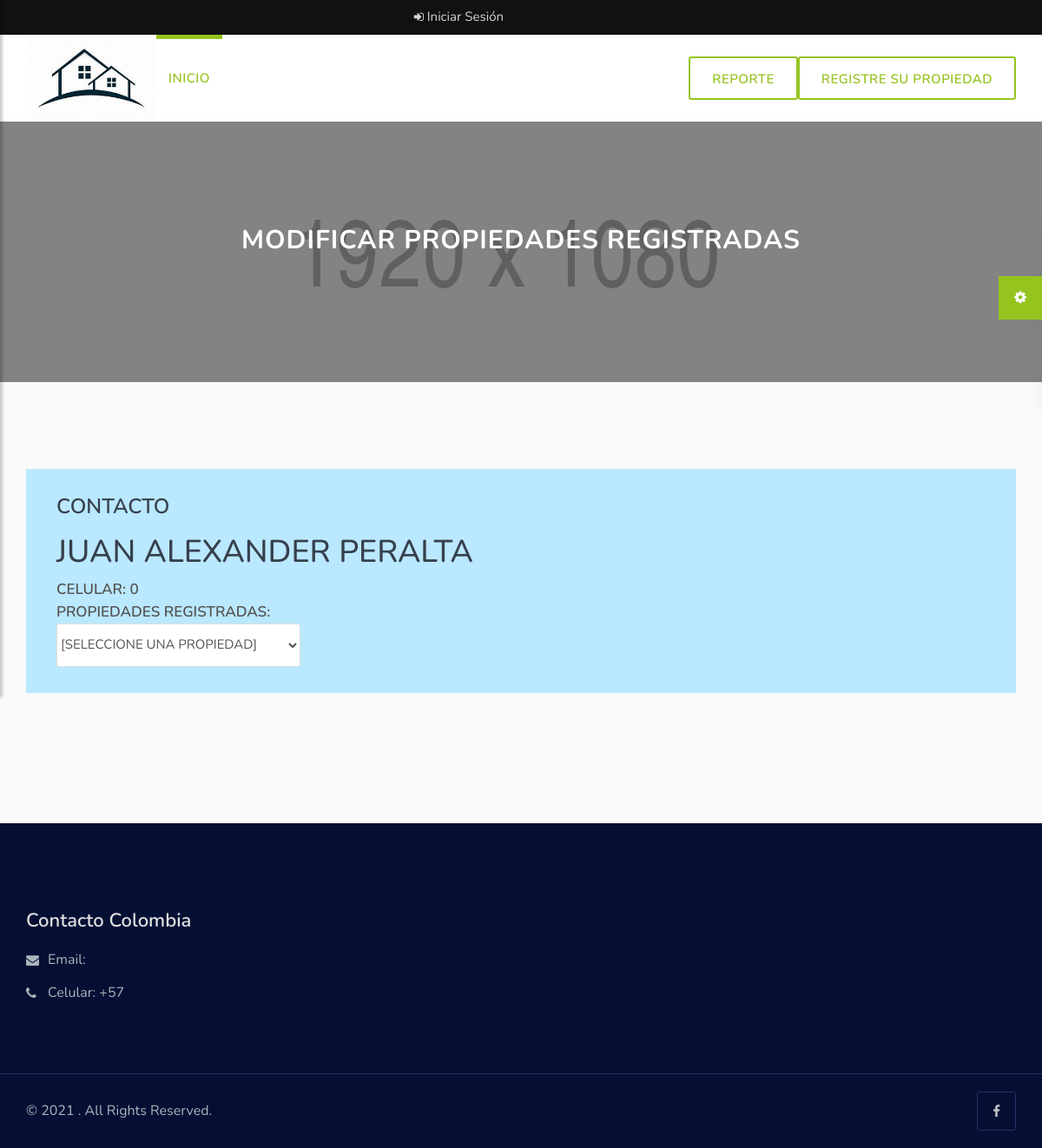
Page /modify-property.php (signed in) on the committed database.
### tables this page shows
CREATE TABLE `terceros` (
  `id_tercero` bigint(20) NOT NULL,
  `nit_tercero` bigint(20) NOT NULL,
  `nom_tercero` varchar(50) NOT NULL,
  `ape_tercero` varchar(50) NOT NULL,
  `est_tercero` int(11) NOT NULL,
  `eli_tercero` int(11) NOT NULL,
  `password_tercero` varchar(50) NOT NULL,
  `email_tercero` varchar(50) NOT NULL,
  `cel_tercero` bigint(20) NOT NULL
);

### modify-property.php (the view, shortened to what this page needs)
<?php
include "conex2x.php";
if ($_SESSION["autenticadoVyP"] == "Autenticado")
{
	$id_tercero = $_SESSION["id_terceroVyP"];
	$sql = "SELECT * FROM terceros WHERE id_tercero = '$id_tercero'";
	$conter = $mysqli->query($sql);
	$regter = $conter->fetch_assoc();
?>
<!DOCTYPE html>
<html lang="zxx">
<head>
    <link rel="stylesheet" type="text/css" href="css/bootstrap.min.css">
    <link rel="stylesheet" type="text/css" href="css/animate.min.css">
    <link rel="stylesheet" type="text/css" href="css/bootstrap-submenu.css">
    <link rel="stylesheet" type="text/css" href="css/bootstrap-select.min.css">
    <link rel="stylesheet" href="css/leaflet.css" type="text/css">
    <link rel="stylesheet" href="css/map.css" type="text/css">
    <link rel="stylesheet" type="text/css" href="fonts/font-awesome/css/font-awesome.min.css">
    <link rel="stylesheet" type="text/css" href="fonts/flaticon/font/flaticon.css">
    <link rel="stylesheet" type="text/css" href="fonts/linearicons/style.css">
    <link rel="stylesheet" type="text/css"  href="css/jquery.mCustomScrollbar.css">
    <link rel="stylesheet" type="text/css"  href="css/dropzone.css">
    <link rel="stylesheet" type="text/css"  href="css/magnific-popup.css">
    <link rel="stylesheet" type="text/css" href="css/sidebar.css">
    <link rel="stylesheet" type="text/css" href="css/style.css">
    <link rel="stylesheet" type="text/css" id="style_sheet" href="css/skins/default.css">
    <link rel="stylesheet" type="text/css" href="css/ie10-viewport-bug-workaround.css">
</head>
<body>
<div class="option-panel option-panel-collased">
    <div class="setting-button">
        <i class="fa fa-gear"></i>
    </div>
</div>
<?PHP   include("barraarriba.php"); ?>
<?PHP  include('menu.php'); ?>
<div class="sub-banner overview-bgi">
    <div class="overlay">
        <div class="container">
            <div class="breadcrumb-area">
                <h1>Modificar Propiedades Registradas</h1>
            </div>
        </div>
    </div>
</div>
<div class="content-area-7 submit-property">
    <div class="container">
        <div class="row">
             <div class="col-md-12">
                <div class="notification-box">
                    <h3>CONTACTO</h3>
                    <p><h1><?PHP echo $regter['nom_tercero']." ".$regter['ape_tercero']; ?></h1></p>
					 <p><strong><?PHP echo "CELULAR: ".$regter['cel_tercero']; ?></strong></p>
					 <p><strong>PROPIEDADES REGISTRADAS:</strong> </p>
					 <p>
						<select class="input-text search-fields" name="buscarpro" id="buscarpro" data-live-search="true" data-live-search-placeholder="Search value">
								<option value="0">[SELECCIONE UNA PROPIEDAD]</option>
						</select>
					 </p>
                </div>
            </div>
        </div>
    </div>
</div>
<?PHP include('piedepagina.php'); ?>
</body>
</html>
<?php
}
else
{
	echo "NO ESTA AUTORIZADO PARA ENTRAR A ESTE PROCESO";
	header ("Location: index.php");
}
?>

### barraarriba.php
<header class="top-header hidden-xs" id="top">
    <div class="container">
        <div class="row">
            <div class="col-xs-12 col-sm-6 col-md-6 col-lg-6">
                <ul class="top-social-media pull-right">
                    <li>
                        <a href="login.php" class="sign-in"><i class="fa fa-sign-in"></i> Iniciar Sesión</a>
                    </li>
                </ul>
            </div>
        </div>
    </div>
</header>

### menu.php (shortened to what this page needs)
<header class="main-header">
    <div class="container">
        <nav class="navbar navbar-default">
            <div class="navbar-header">
                <a href="index.php" >
                    <img src="img/logos/thlogo.jpeg" alt="logo" width="150px" height="100px">
                </a>
            </div>
            <div class="navbar-collapse collapse" role="navigation" aria-expanded="true" id="app-navigation">
                <ul class="nav navbar-nav">
                    <li class="dropdown active">
                        <a   href="index.php"  >
                            Inicio<span ></span>
                        </a>
                    </li>
                </ul>
                <ul class="nav navbar-nav navbar-right rightside-navbar">
                    <li>
                        <a href="submit-property.php" class="button btn-3">
                            Registre su Propiedad
                        </a>
                    </li>
                </ul>
                <ul class="nav navbar-nav navbar-right rightside-navbar">
                    <li>
                        <a href="reporte.php" class="button btn-3">
                            Reporte
                        </a>
                    </li>
                </ul>
            </div>
        </nav>
    </div>
</header>

### piedepagina.php (shortened to what this page needs)
 <footer class="main-footer clearfix">
    <div class="container">
        <div class="footer-info">
            <div class="row">
                <div class="col-lg-4 col-md-3 col-sm-6 col-xs-12">
                    <div class="footer-item fi2">
                        <div class="main-title-2">
                            <h1>Contacto Colombia</h1>
                        </div>
                        <ul class="personal-info">
                            <li>
                                <i class="fa fa-envelope"></i>
                                Email:<a href=""></a>
                            </li>
                            <li>
                                <i class="fa fa-phone"></i>
                                Celular: <a href="tel:+573204355988">+57 </a>
                            </li>
                        </ul>
                    </div>
                </div>
                <div class="col-lg-2 col-md-2 col-sm-6 col-xs-12">
                </div>
                <div class="col-lg-3 col-md-4 col-sm-6 col-xs-12">
                </div>
                <div class="col-lg-3 col-md-3 col-sm-6 col-xs-12">
                    <div class="footer-item">
                        <div class="newsletter clearfix">
                        </div>
                    </div>
                </div>
            </div>
        </div>
    </div>
</footer>
<div class="copy-right">
    <div class="container">
        <div class="row clearfix">
            <div class="col-md-8 col-sm-12">
                <p>&copy;  2021 <a href="#" target="_blank"></a>. All Rights Reserved.</p>
            </div>
            <div class="col-md-4 col-sm-12">
                <ul class="social-list clearfix">
                    <li>
                        <a href="#" class="facebook-bg">
                            <i class="fa fa-facebook"></i>
                        </a>
                    </li>
                </ul>
            </div>
        </div>
    </div>
</div>

### css/skins/default.css (style rules this page uses)
.btn-3:after { background: #84ad1d; }
.rightside-navbar .btn-3:after { background: #95c41f; }
.rightside-navbar .btn-3 { color: #95c41f!important; border: 2px solid #95c41f!important; }
.setting-button { background: #95c41f; }
.navbar-default .navbar-nav > .active > a, .navbar-default .navbar-nav > .active > a:focus, .navbar-default .navbar-nav > .active > a:hover { color: #95c41f !important; border-top: solid 5px #95c41f !important; }

### rows in the picture
terceros: nom_tercero "JUAN ALEXANDER", ape_tercero "PERALTA", cel_tercero "0"
